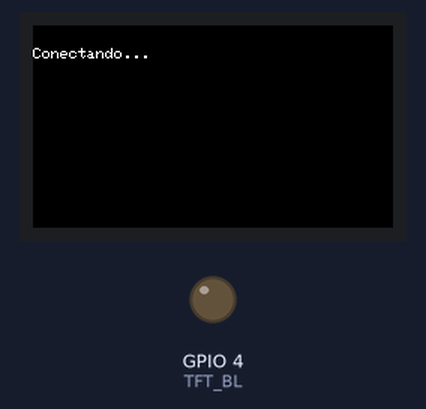
The sketch below on a simulated ESP32. Shown: 240×135 colour display, output pins drawn as LEDs (lit = HIGH). WiFi joins after 1.5 s; servers stay silent unless stated; what the sketch prints to the serial monitor is not drawn.

Above: at 0.5 s.
At 2.4 s:
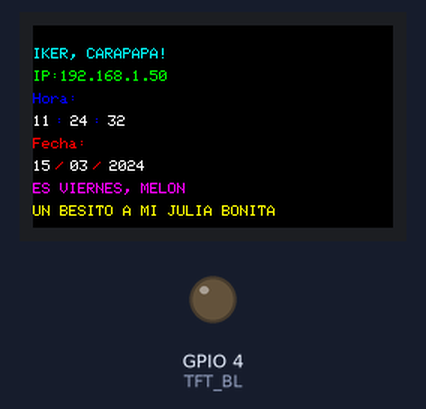
At 15.3 s:
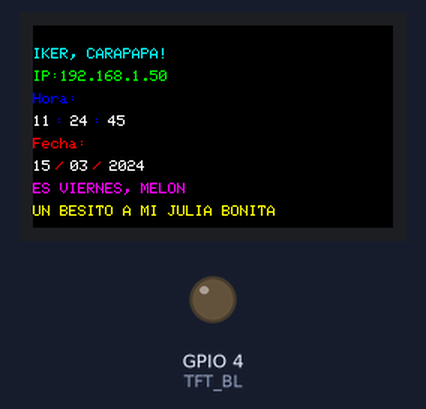
At 38.3 s:
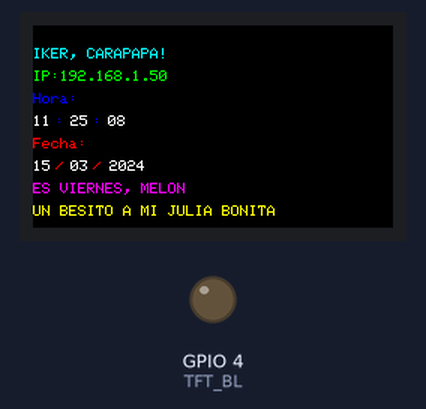

The sketch:

replica_Kronos_v2.ino
```cpp
#include "sidebook.h"
#include "time_management.h"
#include "esp_system.h"
#include <string>

//Inicializo mis variables
#define NTP_UPTE_INT 1800000	/* NTP Update interval (ms) */

//Las clases propias
Cacharro aparatejo = Cacharro();
MyTime Time = MyTime();

//El tiempo leído en el ntp y el estimado con el reloj interno
uint32_t ntpSecond;
uint32_t calc_time;

// Credenciales para el wifi casa
char* ssid = "TIM-73024334";
char* password = "RTEfTys2sfTu5sDY7ekGAdNd";

void setup() {

  Serial.begin(115200);
  //Nos conectamos a la WiFi e imprimimos la IP en el display
  aparatejo.con_wifi(ssid, password);

  Time.init_temp(); //Iniciamos la estructura date temporal para empezar con las comparaciones

  aparatejo.template_tft();  //La plantilla sobre la que escribiremos después

  //Iniciamos la conexión a la NTP
  if (aparatejo.NTP) {
      aparatejo.NTP->begin();
      aparatejo.NTP->setUpdateInterval(NTP_UPTE_INT);
  } else {
      Serial.println("Failed to initialize NTPClient!");
  }

}


void loop() {

  //Si le toca actualizar desde el NTP cargamos el nuevo dato, reiniciamos la cuenta del reloj y actualizamos la estructura de fechas
  if (aparatejo.NTP->update()) {
    ntpSecond = aparatejo.NTP->getEpochTime();

    Time.setEpoch(ntpSecond); //Setter de tiempos
    Time.iniciarCronometro(); //Reinicio del reloj interno
    Time.dayTime(ntpSecond); //Actualización de la estructura Date en la clase MyTime

  } else {
    calc_time = Time.realTime(); //Corregimos el tiempo NTP + la cuenta del reloj interno desde la última actualización
    Time.dayTime(calc_time);
  }

  aparatejo.actualiza(Time); // Actualiza los tiempos en base al epoch
  Time.copy_temp();  // Guarda los datos nuevos en la variable temporal para próximas comparaciones
	delay(100);
}
```

sidebook.cpp
```cpp
#include "Arduino.h"
#include "sidebook.h"


/**************************************************************************************************************************************

Construye un objeto de la clase Cacharro que construye un objeto tft para el display y uno NTPClient para recibir los datos

***************************************************************************************************************************************/
Cacharro::Cacharro()
  : tft(TFT_CS, TFT_DC, TFT_MOSI, TFT_SCLK, TFT_RST), NTP(nullptr){
    /*Esta linea inicializa ya las clases
    que van a servir en la clase que se quiere construir. Para la clase NTP tenemos un puntero que aún no apunta a ningún sitio porque aún no
    la hemos construido. Por eso su argumento es " nullptr "*/

  this->begin_tft(tft);
  delay(100);

  WiFiUDP ntpUDP;
  this->NTP = new NTPClient(this->ntpUDP);
}

/*****************************************************************************************************************************************

Inicializa el display en negro, orientación vertical

*****************************************************************************************************************************************/
void Cacharro::begin_tft(Adafruit_ST7789 tft){

  pinMode(TFT_BL, OUTPUT);      // TTGO T-Display enable Backlight pin 4
  digitalWrite(TFT_BL, HIGH);   // T-Display turn on Backlight
  this->tft.init(135, 240);
  this->tft.setRotation(1);        // Configura la orientación de la pantalla
  delay(100); // Allow time for display hardware to initialize
  tft.fillScreen(ST77XX_BLACK);
}

/**********************************************************************************************************************************

Escribe texto en una linea, de un color concreto. "Borrar" hace referencia a la posibilidad de borrar to lo anterior antes de
escribir el texto nuevo.

**********************************************************************************************************************************/
void Cacharro::escribir(String texto, int linea, String color, bool borrar){
  if(borrar) this->tft.fillScreen(ST77XX_BLACK);

  this->tft.setCursor(0,linea * 15);  //Son 5 píxeles por linea
  this->tft.setTextWrap(false);

  if (color == "negro") {
        this->tft.setTextColor(ST77XX_BLACK);
    } else if (color == "blanco") {
        this->tft.setTextColor(ST77XX_WHITE);
    } else if (color == "rojo") {
        this->tft.setTextColor(ST77XX_RED);
    } else if (color == "verde") {
        this->tft.setTextColor(ST77XX_GREEN);
    } else if (color == "azul") {
        this->tft.setTextColor(ST77XX_BLUE);
    } else if (color == "cian") {
        this->tft.setTextColor(ST77XX_CYAN);
    } else if (color == "magenta") {
        this->tft.setTextColor(ST77XX_MAGENTA);
    } else if (color == "amarillo") {
        this->tft.setTextColor(ST77XX_YELLOW);
    } else {
        this->tft.setTextColor(ST77XX_WHITE);
    }
  this->tft.print(texto);
}

/************************************************************************************************************************************

Conecta a la red WiFi y lo comunica por el display

************************************************************************************************************************************/
void Cacharro::con_wifi(char* usuario, char* contrasena){
  WiFi.begin(usuario, contrasena);
  this->escribir("Conectando...", true);
  while(WiFi.status() != WL_CONNECTED){
    this->escribir("    .", 2, "negro");
    delay(500);
    this->escribir("    .", 2);
    delay(100);
    yield(); // Allow ESP32 to process tasks
  }
  this->escribir("¡Conectado!", 3, "verde");
}

/***************************************************************************************************************************************

Vamos a escribir una plantilla para el display donde después escribiremos las cosas

***************************************************************************************************************************************/

void Cacharro::template_tft(){

  // Para utilizar en sprintf e imprimir textos en el display
  char texto_ip[25];

  //Ponemos la pantalla negra
  this->tft.fillScreen(ST77XX_BLACK);

  //EL TEXTO
  this->escribir("IKER, CARAPAPA!", 1, "cian", false);
  sprintf(texto_ip, "IP:%d.%d.%d.%d", WiFi.localIP()[0], WiFi.localIP()[1],WiFi.localIP()[2], WiFi.localIP()[3]);
  this->escribir(texto_ip, 2, "verde", false);

  this->escribir("Hora: ", 3, "azul", false);

  this->escribir("Fecha: ", 5, "rojo", false);

  //LOS SEPARADORES
  this->tft.setTextColor(ST77XX_BLUE);
  this->tft.setCursor(15 ,15 * 4);  //Son 5 píxeles por linea
  this->tft.print(":");
  this->tft.setCursor(40,15*4);
  this->tft.print(":");

  this->tft.setTextColor(ST77XX_RED);
  this->tft.setCursor(15, 15*6);
  this->tft.print("/");
  this->tft.setCursor(40, 15*6);
  this->tft.print("/");

  this->tft.setTextColor(ST77XX_YELLOW);
  this->tft.setCursor(0, 15*8);
  this->tft.print("UN BESITO A MI JULIA BONITA");
}

/***************************************************************************************************************************************

Toma como entrada la posición que quiere actualizar e introduce el nuevo valor en sitio en el display.
  0: segundos
  1: minutos
  2: horas
  3: dias
  4: meses
  5: años
***************************************************************************************************************************************/

void Cacharro::actualiza_valor(uint8_t pos, MyTime Time){
  char year[5];

  // Consulto en mi "diccionario" las coordenadas en las que quiero imprimir cada unidad
  this->tft.setCursor(this->dict_coord[pos][0], this->dict_coord[pos][1]);

  switch(pos){
    case 0:
      this->tft.setTextColor(ST77XX_BLACK);
      this->tft.print(num2str2(Time.temp_date.Second));
      this->tft.setCursor(this->dict_coord[pos][0], this->dict_coord[pos][1]);
      this->tft.setTextColor(ST77XX_WHITE);
      this->tft.print(num2str2(Time.date.Second));
      break;

    case 1:
      this->tft.setTextColor(ST77XX_BLACK);
      this->tft.print(num2str2(Time.temp_date.Minute));
      this->tft.setCursor(this->dict_coord[pos][0], this->dict_coord[pos][1]);
      this->tft.setTextColor(ST77XX_WHITE);
      this->tft.print(num2str2(Time.date.Minute));
      break;

    case 2:
      this->tft.setTextColor(ST77XX_BLACK);
      this->tft.print(num2str2(Time.temp_date.Hour));
      this->tft.setCursor(this->dict_coord[pos][0], this->dict_coord[pos][1]);
      this->tft.setTextColor(ST77XX_WHITE);
      this->tft.print(num2str2(Time.date.Hour));
      break;

    case 3:  //Junto con el día cambiará el día de la semana
      this->tft.setTextColor(ST77XX_BLACK);
      this->tft.print(num2str2(Time.temp_date.Day));
      this->tft.setCursor(this->dict_coord[pos][0], this->dict_coord[pos][1]);
      this->tft.setTextColor(ST77XX_WHITE);
      this->tft.print(num2str2(Time.date.Day));
      this->tft.setCursor(0, 7*15);
      this->tft.setTextColor(ST77XX_BLACK);
      this->tft.print("ES " + Time.temp_date.DiaSemana + ", MELON");
      this->tft.setCursor(0, 7*15);
      this->tft.setTextColor(ST77XX_MAGENTA);
      this->tft.print("ES " + Time.date.DiaSemana + ", MELON");
      break;

    case 4:
      this->tft.setTextColor(ST77XX_BLACK);
      this->tft.print(num2str2(Time.temp_date.Month));
      this->tft.setCursor(this->dict_coord[pos][0], this->dict_coord[pos][1]);
      this->tft.setTextColor(ST77XX_WHITE);
      this->tft.print(num2str2(Time.date.Month));
      break;

    case 5:
      this->tft.setTextColor(ST77XX_BLACK);
      sprintf(year, "%d", Time.temp_date.Year);
      this->tft.setCursor(this->dict_coord[pos][0], this->dict_coord[pos][1]);
      this->tft.print(year);
      this->tft.setTextColor(ST77XX_WHITE);
      sprintf(year, "%d", Time.date.Year);
      this->tft.print(year);
      break;

  }
}

/**************************************************************************************************************************************

Queremos actualizar únicamente los valores necesarios. Es decir, con el año se actualiza todo pero con la hora únicamente minutos y segundos

***************************************************************************************************************************************/

void Cacharro::actualiza(MyTime Time){
  int8_t i = 6;          // Si no hay nada que actualizar lo dejamos todo como está (y así no parpadea)

  if (Time.temp_date.Year != Time.date.Year) i = 5;
  else if (Time.temp_date.Month != Time.date.Month) i = 4;
  else if (Time.temp_date.Day != Time.date.Day) i = 3;
  else if (Time.temp_date.Hour != Time.date.Hour) i = 2;
  else if (Time.temp_date.Minute != Time.date.Minute) i = 1;
  else if (Time.temp_date.Second != Time.date.Second) i = 0;

  if(i != 6){
    for(i; i >= 0; i--){
      actualiza_valor(i, Time);
    }
  }
}

/*************************************************************************************************************************

Recibe un número entero y lo devuelve como String. Si el número es de una cifra le añade un 0 para forzar las dos cifras

************************************************************************************************************************/

String Cacharro::num2str2(uint8_t num){
  char str[3];  //Necesitamos reservar una posición extra para el fina del string
  if(num <= 9){
    sprintf(str, "0%d", num);
  } else sprintf(str, "%d", num);
  return str;
}

/***********************************************************************************************************************+++

Construye el objeto NTPClient

***************************************************************************************************************************/

NTPClient::NTPClient(UDP& udp,const char* poolServerName){
  this->_udp = &udp;
  this->_poolServerName = poolServerName;
}

void NTPClient::begin(unsigned int port){
  this->_port = port;
  this->_udp->begin(this->_port);
  this->_udpSetup = true;
}

/*****************************************************************************************************************************

Lee el Epoch

*****************************************************************************************************************************/
unsigned long NTPClient::getEpochTime() const{
    return this->_timeOffset + // User offset
    this->_currentEpoc + // Epoch returned by the NTP server
    ((millis() - this->_lastUpdate) / 1000); // Time since last update
}

/***************************************************************************************************************************

Mira si es la primera vez que se conecta el servidor o si ya es hora de actualizar el reloj a través del NTP

***************************************************************************************************************************/
bool NTPClient::update() {
  if ((millis() - this->_lastUpdate >= this->_updateInterval)     // Update after _updateInterval
    || this->_lastUpdate == 0) {                                // Update if there was no update yet.
    if (!this->_udpSetup || this->_port != NTP_DEFAULT_LOCAL_PORT) this->begin(this->_port); // setup the UDP client if needed
    return this->forceUpdate();
  }
  return false;   // return false if update does not occur
}

/**************************************************************************************************************************

Actualiza la NTP

**************************************************************************************************************************/

bool NTPClient::forceUpdate() {

  // flush any existing packets
  while(this->_udp->parsePacket() != 0)
    this->_udp->flush();

  this->sendNTPPacket();

  // Wait till data is there or timeout...
  byte timeout = 0;
  int cb = 0;
  do {
    delay ( 10 );
    cb = this->_udp->parsePacket();
    if (timeout > 100) {
    	Serial.println("Timeout from NTP Server");
    	return false; // timeout after 1000 ms
    }
    timeout++;
  } while (cb == 0);

  this->_lastUpdate = millis() - (10 * (timeout + 1)); // Account for delay in reading the time

  this->_udp->read(this->_packetBuffer, NTP_PACKET_SIZE);

  unsigned long highWord = word(this->_packetBuffer[40], this->_packetBuffer[41]);
  unsigned long lowWord = word(this->_packetBuffer[42], this->_packetBuffer[43]);
  // combine the four bytes (two words) into a long integer
  // this is NTP time (seconds since Jan 1 1900):
  unsigned long secsSince1900 = highWord << 16 | lowWord;

  this->_currentEpoc = secsSince1900 - SEVENZYYEARS;

  return true;  // return true after successful update
}

void NTPClient::sendNTPPacket() {
    memset(this->_packetBuffer, 0, NTP_PACKET_SIZE);
    this->_packetBuffer[0] = 0b11100011;  // LI, Version, Mode
    this->_packetBuffer[1] = 0;           // Stratum, or type of clock
    this->_packetBuffer[2] = 6;           // Polling Interval
    this->_packetBuffer[3] = 0xEC;        // Peer Clock Precision

    this->_packetBuffer[12]  = 49;
    this->_packetBuffer[13]  = 0x4E;
    this->_packetBuffer[14]  = 49;
    this->_packetBuffer[15]  = 52;

    Serial.println("Enviando paquete NTP...");

    if (this->_poolServerName) {
        Serial.print("Servidor NTP: ");
        Serial.println(this->_poolServerName);
        this->_udp->beginPacket(this->_poolServerName, 123);
    } else {
        Serial.print("Dirección IP NTP: ");
        Serial.println(this->_poolServerIP);
        this->_udp->beginPacket(this->_poolServerIP, 123);
    }

    int bytesWritten = this->_udp->write(this->_packetBuffer, NTP_PACKET_SIZE);
    Serial.print("Bytes enviados: ");
    Serial.println(bytesWritten);

    this->_udp->endPacket();
}


void NTPClient::setUpdateInterval(unsigned long updateInterval) {
  this->_updateInterval = updateInterval;
}

void NTPClient::end() {
  this->_udp->stop();

  this->_udpSetup = false;
}
```

time_management.h
```cpp
#pragma once

#include <stdint.h>
#include <stdbool.h>
#include <Arduino.h>

typedef struct{
  uint32_t Year;
  uint8_t Ano; // Años desde el último bisiesto
  uint16_t Bisiestos;
  bool fl_bisiesto;

  uint8_t Month;

  uint8_t Day;
  uint32_t TotalDays;
  uint16_t DayOfYear;
  uint8_t WeekDay;
  String DiaSemana;

  uint8_t Hour;
  uint32_t HourOfYear;

  uint8_t Minute;
  uint16_t MinuteOfDay;

  uint8_t Second;
  uint32_t SecondOfDay;
}Date;

class MyTime{
  private:

    uint16_t inicio;    //Inicio del cronómetro
    uint32_t ntp_epoch = 0; //Inicializamos epoch

  public:
    Date date;
    Date temp_date;

    MyTime();

    void iniciarCronometro();
    uint16_t cronometro();

    void setEpoch(uint32_t epoch);

    uint32_t realTime();

    void dayTime(uint32_t epoch);

    bool hora_cambio(uint32_t epoch);

    void copy_temp();
    void init_temp();
    void dia_semana();
};

int* calcula_fecha(int, int*);
```

Source omitted: sidebook.h (3026 bytes), time_management.cpp (8080 bytes)
